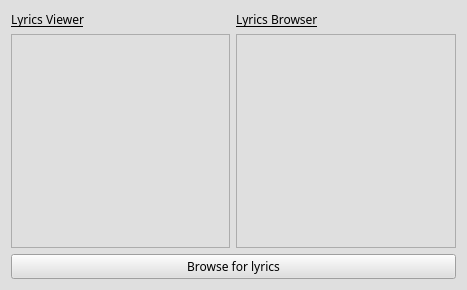
<?xml version="1.0" encoding="UTF-8"?>
<ui version="4.0">
 <class>MainWindow</class>
 <widget class="QMainWindow" name="MainWindow">
  <property name="geometry">
   <rect>
    <x>0</x>
    <y>0</y>
    <width>467</width>
    <height>290</height>
   </rect>
  </property>
  <property name="sizePolicy">
   <sizepolicy hsizetype="Fixed" vsizetype="Fixed">
    <horstretch>0</horstretch>
    <verstretch>0</verstretch>
   </sizepolicy>
  </property>
  <property name="windowTitle">
   <string>SongBook</string>
  </property>
  <property name="windowIcon">
   <iconset resource="SongBookResources.qrc">
    <normaloff>:/kuvia/musical_note_nicu_bucule_01.png</normaloff>:/kuvia/musical_note_nicu_bucule_01.png</iconset>
  </property>
  <property name="styleSheet">
   <string notr="true"/>
  </property>
  <widget class="QWidget" name="centralWidget">
   <property name="sizePolicy">
    <sizepolicy hsizetype="Expanding" vsizetype="Expanding">
     <horstretch>0</horstretch>
     <verstretch>0</verstretch>
    </sizepolicy>
   </property>
   <property name="styleSheet">
    <string notr="true">background-color: rgb(223, 223, 223);</string>
   </property>
   <layout class="QGridLayout" name="gridLayout">
    <item row="0" column="0">
     <widget class="QLabel" name="viewerText">
      <property name="font">
       <font>
        <family>Courier 10 Pitch</family>
        <underline>true</underline>
       </font>
      </property>
      <property name="text">
       <string>Lyrics Viewer</string>
      </property>
     </widget>
    </item>
    <item row="0" column="1">
     <widget class="QLabel" name="browserText">
      <property name="font">
       <font>
        <family>Courier 10 Pitch</family>
        <underline>true</underline>
       </font>
      </property>
      <property name="text">
       <string>Lyrics Browser</string>
      </property>
     </widget>
    </item>
    <item row="1" column="0">
     <widget class="QTextBrowser" name="lyricsViewer">
      <property name="styleSheet">
       <string notr="true"/>
      </property>
     </widget>
    </item>
    <item row="2" column="0" colspan="2">
     <widget class="QPushButton" name="pushButton">
      <property name="sizePolicy">
       <sizepolicy hsizetype="Expanding" vsizetype="Fixed">
        <horstretch>0</horstretch>
        <verstretch>0</verstretch>
       </sizepolicy>
      </property>
      <property name="font">
       <font>
        <family>Courier 10 Pitch</family>
       </font>
      </property>
      <property name="toolTip">
       <string>Click here to browse for .txt files on your device.</string>
      </property>
      <property name="text">
       <string>Browse for lyrics</string>
      </property>
      <property name="flat">
       <bool>false</bool>
      </property>
     </widget>
    </item>
    <item row="1" column="1">
     <widget class="QListWidget" name="lyricsBrowser"/>
    </item>
   </layout>
  </widget>
 </widget>
 <layoutdefault spacing="6" margin="11"/>
 <resources>
  <include location="SongBookResources.qrc"/>
 </resources>
 <connections/>
</ui>
